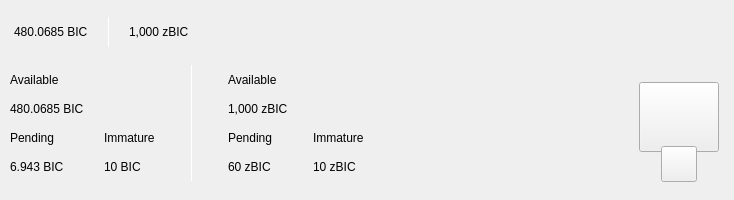
<?xml version="1.0" encoding="UTF-8"?>
<ui version="4.0">
 <class>TopBar</class>
 <widget class="QWidget" name="TopBar">
  <property name="geometry">
   <rect>
    <x>0</x>
    <y>0</y>
    <width>734</width>
    <height>200</height>
   </rect>
  </property>
  <property name="minimumSize">
   <size>
    <width>0</width>
    <height>200</height>
   </size>
  </property>
  <property name="maximumSize">
   <size>
    <width>16777215</width>
    <height>200</height>
   </size>
  </property>
  <property name="windowTitle">
   <string>Form</string>
  </property>
  <layout class="QVBoxLayout" name="verticalLayout_10" stretch="0">
   <property name="spacing">
    <number>0</number>
   </property>
   <property name="leftMargin">
    <number>0</number>
   </property>
   <property name="topMargin">
    <number>0</number>
   </property>
   <property name="rightMargin">
    <number>0</number>
   </property>
   <property name="bottomMargin">
    <number>0</number>
   </property>
   <item>
    <widget class="PFBorderImage" name="containerTop" native="true">
     <layout class="QVBoxLayout" name="verticalLayout_11">
      <property name="spacing">
       <number>0</number>
      </property>
      <property name="leftMargin">
       <number>0</number>
      </property>
      <property name="topMargin">
       <number>0</number>
      </property>
      <property name="rightMargin">
       <number>0</number>
      </property>
      <property name="bottomMargin">
       <number>0</number>
      </property>
      <item>
       <widget class="QWidget" name="top_container_2" native="true">
        <property name="minimumSize">
         <size>
          <width>0</width>
          <height>65</height>
         </size>
        </property>
        <layout class="QHBoxLayout" name="top_container">
         <property name="spacing">
          <number>0</number>
         </property>
         <property name="leftMargin">
          <number>14</number>
         </property>
         <property name="topMargin">
          <number>0</number>
         </property>
         <property name="rightMargin">
          <number>14</number>
         </property>
         <property name="bottomMargin">
          <number>0</number>
         </property>
         <item alignment="Qt::AlignVCenter">
          <widget class="QWidget" name="widgetTopAmount" native="true">
           <property name="sizePolicy">
            <sizepolicy hsizetype="Preferred" vsizetype="Maximum">
             <horstretch>0</horstretch>
             <verstretch>0</verstretch>
            </sizepolicy>
           </property>
           <layout class="QHBoxLayout" name="horizontalLayout_5">
            <property name="spacing">
             <number>0</number>
            </property>
            <property name="leftMargin">
             <number>0</number>
            </property>
            <property name="topMargin">
             <number>0</number>
            </property>
            <property name="rightMargin">
             <number>0</number>
            </property>
            <property name="bottomMargin">
             <number>0</number>
            </property>
            <item alignment="Qt::AlignTop">
             <widget class="QLabel" name="labelAmountTopBic">
              <property name="minimumSize">
               <size>
                <width>0</width>
                <height>36</height>
               </size>
              </property>
              <property name="styleSheet">
               <string notr="true">padding:0px;margin:0px;</string>
              </property>
              <property name="text">
               <string>480.0685 BIC</string>
              </property>
             </widget>
            </item>
            <item>
             <spacer name="horizontalSpacer_11">
              <property name="orientation">
               <enum>Qt::Horizontal</enum>
              </property>
              <property name="sizeType">
               <enum>QSizePolicy::Fixed</enum>
              </property>
              <property name="sizeHint" stdset="0">
               <size>
                <width>20</width>
                <height>20</height>
               </size>
              </property>
             </spacer>
            </item>
            <item alignment="Qt::AlignVCenter">
             <widget class="QLabel" name="label_16">
              <property name="minimumSize">
               <size>
                <width>1</width>
                <height>30</height>
               </size>
              </property>
              <property name="maximumSize">
               <size>
                <width>1</width>
                <height>30</height>
               </size>
              </property>
              <property name="styleSheet">
               <string notr="true">background-color:white;
padding:0px;
border:none;</string>
              </property>
              <property name="text">
               <string/>
              </property>
             </widget>
            </item>
            <item>
             <spacer name="horizontalSpacer_12">
              <property name="orientation">
               <enum>Qt::Horizontal</enum>
              </property>
              <property name="sizeType">
               <enum>QSizePolicy::Fixed</enum>
              </property>
              <property name="sizeHint" stdset="0">
               <size>
                <width>20</width>
                <height>20</height>
               </size>
              </property>
             </spacer>
            </item>
            <item alignment="Qt::AlignTop">
             <widget class="QLabel" name="labelAmountTopzBic">
              <property name="minimumSize">
               <size>
                <width>0</width>
                <height>36</height>
               </size>
              </property>
              <property name="text">
               <string>1,000 zBIC</string>
              </property>
             </widget>
            </item>
           </layout>
          </widget>
         </item>
         <item>
          <spacer name="horizontalSpacer">
           <property name="orientation">
            <enum>Qt::Horizontal</enum>
           </property>
           <property name="sizeHint" stdset="0">
            <size>
             <width>40</width>
             <height>20</height>
            </size>
           </property>
          </spacer>
         </item>
         <item>
          <layout class="QHBoxLayout" name="horizontalLayout_4">
           <property name="spacing">
            <number>12</number>
           </property>
           <property name="rightMargin">
            <number>0</number>
           </property>
           <item alignment="Qt::AlignRight">
            <widget class="QWidget" name="layoutSync" native="true">
             <property name="minimumSize">
              <size>
               <width>0</width>
               <height>36</height>
              </size>
             </property>
             <property name="maximumSize">
              <size>
               <width>16777215</width>
               <height>36</height>
              </size>
             </property>
             <layout class="QVBoxLayout" name="verticalLayout_9">
              <property name="leftMargin">
               <number>0</number>
              </property>
              <property name="topMargin">
               <number>0</number>
              </property>
              <property name="rightMargin">
               <number>0</number>
              </property>
              <property name="bottomMargin">
               <number>0</number>
              </property>
              <item>
               <widget class="ExpandableButton" name="pushButtonSync" native="true">
                <property name="minimumSize">
                 <size>
                  <width>36</width>
                  <height>36</height>
                 </size>
                </property>
                <property name="maximumSize">
                 <size>
                  <width>16777215</width>
                  <height>36</height>
                 </size>
                </property>
               </widget>
              </item>
             </layout>
            </widget>
           </item>
           <item>
            <widget class="ExpandableButton" name="pushButtonMint" native="true">
             <property name="minimumSize">
              <size>
               <width>36</width>
               <height>36</height>
              </size>
             </property>
            </widget>
           </item>
           <item>
            <widget class="ExpandableButton" name="pushButtonStack" native="true">
             <property name="minimumSize">
              <size>
               <width>36</width>
               <height>36</height>
              </size>
             </property>
            </widget>
           </item>
           <item>
            <widget class="ExpandableButton" name="pushButtonColdStaking" native="true">
             <property name="minimumSize">
              <size>
               <width>36</width>
               <height>36</height>
              </size>
             </property>
            </widget>
           </item>
           <item>
            <widget class="ExpandableButton" name="pushButtonConnection" native="true">
             <property name="minimumSize">
              <size>
               <width>36</width>
               <height>36</height>
              </size>
             </property>
            </widget>
           </item>
           <item>
            <widget class="ExpandableButton" name="pushButtonLock" native="true">
             <property name="sizePolicy">
              <sizepolicy hsizetype="Expanding" vsizetype="Expanding">
               <horstretch>0</horstretch>
               <verstretch>0</verstretch>
              </sizepolicy>
             </property>
             <property name="minimumSize">
              <size>
               <width>36</width>
               <height>0</height>
              </size>
             </property>
            </widget>
           </item>
           <item>
            <widget class="ExpandableButton" name="pushButtonTheme" native="true">
             <property name="minimumSize">
              <size>
               <width>36</width>
               <height>36</height>
              </size>
             </property>
             <property name="maximumSize">
              <size>
               <width>16777215</width>
               <height>36</height>
              </size>
             </property>
            </widget>
           </item>
           <item>
            <widget class="ExpandableButton" name="pushButtonFAQ" native="true">
             <property name="minimumSize">
              <size>
               <width>36</width>
               <height>36</height>
              </size>
             </property>
            </widget>
           </item>
          </layout>
         </item>
        </layout>
       </widget>
      </item>
      <item>
       <widget class="QWidget" name="bottom_container" native="true">
        <property name="minimumSize">
         <size>
          <width>0</width>
          <height>135</height>
         </size>
        </property>
        <layout class="QHBoxLayout" name="botton_container">
         <property name="leftMargin">
          <number>10</number>
         </property>
         <property name="topMargin">
          <number>0</number>
         </property>
         <property name="rightMargin">
          <number>10</number>
         </property>
         <property name="bottomMargin">
          <number>10</number>
         </property>
         <item>
          <layout class="QHBoxLayout" name="horizontalLayout_3">
           <property name="bottomMargin">
            <number>9</number>
           </property>
           <item>
            <layout class="QVBoxLayout" name="verticalLayout_7">
             <property name="spacing">
              <number>0</number>
             </property>
             <property name="leftMargin">
              <number>0</number>
             </property>
             <property name="rightMargin">
              <number>30</number>
             </property>
             <item>
              <layout class="QVBoxLayout" name="verticalLayout_2">
               <item>
                <widget class="QLabel" name="labelTitle1">
                 <property name="text">
                  <string>Available</string>
                 </property>
                </widget>
               </item>
               <item>
                <widget class="QLabel" name="labelAmountBic">
                 <property name="text">
                  <string>480.0685 BIC</string>
                 </property>
                </widget>
               </item>
              </layout>
             </item>
             <item>
              <layout class="QHBoxLayout" name="horizontalLayout_2">
               <property name="spacing">
                <number>0</number>
               </property>
               <item>
                <layout class="QVBoxLayout" name="verticalLayout_3">
                 <item>
                  <widget class="QLabel" name="labelTitle3">
                   <property name="text">
                    <string>Pending</string>
                   </property>
                  </widget>
                 </item>
                 <item>
                  <widget class="QLabel" name="labelPendingBic">
                   <property name="text">
                    <string>6.943 BIC</string>
                   </property>
                  </widget>
                 </item>
                </layout>
               </item>
               <item>
                <spacer name="horizontalSpacer_3">
                 <property name="orientation">
                  <enum>Qt::Horizontal</enum>
                 </property>
                 <property name="sizeType">
                  <enum>QSizePolicy::Fixed</enum>
                 </property>
                 <property name="sizeHint" stdset="0">
                  <size>
                   <width>40</width>
                   <height>20</height>
                  </size>
                 </property>
                </spacer>
               </item>
               <item>
                <layout class="QVBoxLayout" name="verticalLayout_4">
                 <item>
                  <widget class="QLabel" name="labelTitle4">
                   <property name="text">
                    <string>Immature</string>
                   </property>
                  </widget>
                 </item>
                 <item>
                  <widget class="QLabel" name="labelImmatureBic">
                   <property name="text">
                    <string>10 BIC</string>
                   </property>
                  </widget>
                 </item>
                </layout>
               </item>
              </layout>
             </item>
            </layout>
           </item>
           <item>
            <widget class="QLabel" name="label_9">
             <property name="minimumSize">
              <size>
               <width>1</width>
               <height>100</height>
              </size>
             </property>
             <property name="maximumSize">
              <size>
               <width>1</width>
               <height>16777215</height>
              </size>
             </property>
             <property name="styleSheet">
              <string notr="true">background-color:white;
padding:0px;
border:none;</string>
             </property>
             <property name="text">
              <string/>
             </property>
            </widget>
           </item>
           <item>
            <layout class="QVBoxLayout" name="verticalLayout_8">
             <property name="spacing">
              <number>0</number>
             </property>
             <property name="leftMargin">
              <number>30</number>
             </property>
             <item>
              <layout class="QVBoxLayout" name="verticalLayout">
               <item>
                <widget class="QLabel" name="labelTitle2">
                 <property name="text">
                  <string>Available</string>
                 </property>
                </widget>
               </item>
               <item>
                <widget class="QLabel" name="labelAmountzBic">
                 <property name="text">
                  <string>1,000 zBIC</string>
                 </property>
                </widget>
               </item>
              </layout>
             </item>
             <item>
              <layout class="QHBoxLayout" name="horizontalLayout">
               <property name="spacing">
                <number>0</number>
               </property>
               <item>
                <layout class="QVBoxLayout" name="verticalLayout_5">
                 <item>
                  <widget class="QLabel" name="labelTitle5">
                   <property name="text">
                    <string>Pending</string>
                   </property>
                  </widget>
                 </item>
                 <item>
                  <widget class="QLabel" name="labelPendingzBic">
                   <property name="text">
                    <string>60 zBIC</string>
                   </property>
                  </widget>
                 </item>
                </layout>
               </item>
               <item>
                <spacer name="horizontalSpacer_4">
                 <property name="orientation">
                  <enum>Qt::Horizontal</enum>
                 </property>
                 <property name="sizeType">
                  <enum>QSizePolicy::Fixed</enum>
                 </property>
                 <property name="sizeHint" stdset="0">
                  <size>
                   <width>40</width>
                   <height>20</height>
                  </size>
                 </property>
                </spacer>
               </item>
               <item>
                <layout class="QVBoxLayout" name="verticalLayout_6">
                 <item>
                  <widget class="QLabel" name="labelTitle6">
                   <property name="text">
                    <string>Immature</string>
                   </property>
                  </widget>
                 </item>
                 <item>
                  <widget class="QLabel" name="labelImmaturezBic">
                   <property name="text">
                    <string>10 zBIC</string>
                   </property>
                  </widget>
                 </item>
                </layout>
               </item>
              </layout>
             </item>
            </layout>
           </item>
          </layout>
         </item>
         <item>
          <spacer name="horizontalSpacer_2">
           <property name="orientation">
            <enum>Qt::Horizontal</enum>
           </property>
           <property name="sizeHint" stdset="0">
            <size>
             <width>40</width>
             <height>20</height>
            </size>
           </property>
          </spacer>
         </item>
         <item alignment="Qt::AlignHCenter|Qt::AlignVCenter">
          <widget class="QWidget" name="qrContainer" native="true">
           <property name="sizePolicy">
            <sizepolicy hsizetype="Preferred" vsizetype="Minimum">
             <horstretch>0</horstretch>
             <verstretch>0</verstretch>
            </sizepolicy>
           </property>
           <property name="minimumSize">
            <size>
             <width>90</width>
             <height>110</height>
            </size>
           </property>
           <property name="maximumSize">
            <size>
             <width>90</width>
             <height>110</height>
            </size>
           </property>
           <layout class="QVBoxLayout" name="containerQR">
            <property name="spacing">
             <number>0</number>
            </property>
            <property name="leftMargin">
             <number>5</number>
            </property>
            <property name="topMargin">
             <number>10</number>
            </property>
            <property name="rightMargin">
             <number>5</number>
            </property>
            <property name="bottomMargin">
             <number>0</number>
            </property>
            <item>
             <widget class="QPushButton" name="btnQr">
              <property name="minimumSize">
               <size>
                <width>70</width>
                <height>70</height>
               </size>
              </property>
              <property name="maximumSize">
               <size>
                <width>16777215</width>
                <height>70</height>
               </size>
              </property>
              <property name="focusPolicy">
               <enum>Qt::NoFocus</enum>
              </property>
              <property name="text">
               <string/>
              </property>
              <property name="iconSize">
               <size>
                <width>70</width>
                <height>70</height>
               </size>
              </property>
             </widget>
            </item>
            <item>
             <spacer name="verticalSpacer">
              <property name="orientation">
               <enum>Qt::Vertical</enum>
              </property>
              <property name="sizeType">
               <enum>QSizePolicy::Fixed</enum>
              </property>
              <property name="sizeHint" stdset="0">
               <size>
                <width>20</width>
                <height>20</height>
               </size>
              </property>
             </spacer>
            </item>
            <item alignment="Qt::AlignHCenter|Qt::AlignBottom">
             <widget class="QPushButton" name="pushButtonQR">
              <property name="minimumSize">
               <size>
                <width>36</width>
                <height>36</height>
               </size>
              </property>
              <property name="maximumSize">
               <size>
                <width>36</width>
                <height>36</height>
               </size>
              </property>
              <property name="focusPolicy">
               <enum>Qt::NoFocus</enum>
              </property>
              <property name="text">
               <string/>
              </property>
             </widget>
            </item>
           </layout>
          </widget>
         </item>
        </layout>
       </widget>
      </item>
     </layout>
    </widget>
   </item>
  </layout>
 </widget>
 <customwidgets>
  <customwidget>
   <class>ExpandableButton</class>
   <extends>QWidget</extends>
   <header>qt/bitcrexcoin/expandablebutton.h</header>
   <container>1</container>
  </customwidget>
  <customwidget>
   <class>PFBorderImage</class>
   <extends>QFrame</extends>
   <header>qt/bitcrexcoin/pfborderimage.h</header>
   <container>1</container>
  </customwidget>
 </customwidgets>
 <resources/>
 <connections/>
</ui>
